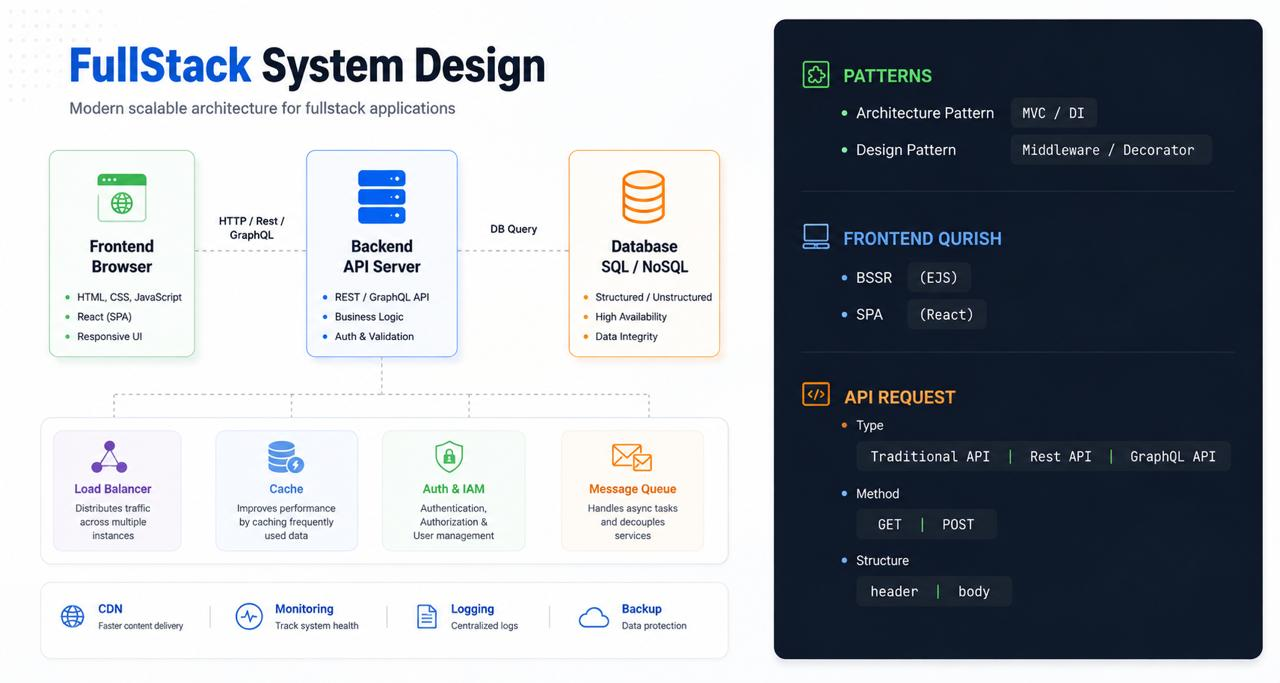
#> input picture materials/FSD.jpg, 1280 x 683 px
$ python debugging.py
#> lines starting #> are read from the running program, lines starting #| are printed output that depends on the picture
''' Packages and Debugging
(1) Python packages & Core Packages
(2) Package Manager & External Package
(3) Debugging
'''

from PIL import Image
import turtle
print("===== Python packages & Core Packages =====")
''' Python Packages/Modules: Core, File and External Packages'''
# [9 lines of commented-out code are left out]

print('------------------')
# open file and read content
my_file = open("materials/message.txt", "r")
#> (reads materials/message.txt from the repository)
try:
    content = my_file.read()
    print(" content:", content)
finally:
    my_file.close()

# with - Context Manager
with open("materials/message.txt", "r") as your_file:
    your_content = your_file.read()
    print(" content:", your_content)
print('Done')

print("===== Package Manager & External Package =====")
'''Package Managers
 Python > pip pipenv
 Node > npm yarn
 PHP > composer
 Mac > brew
 '''
# External Package: https://pypi.org/

with Image.open("materials/FSD.jpg") as img_obj:
#> img_obj is the input picture: PIL image 1280x683 RGB; mean R, G, B 162.1, 167.2, 173.7
    resized_img = img_obj.resize((200, 200))
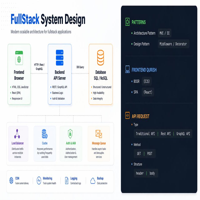
#> resized_img: PIL image 200x200 RGB; mean R, G, B 162.1, 167.2, 173.6
    resized_img.show()
    resized_img.save("materials/sample.png")

print("===== Debugging =====")


def get_summary(*args):  # DEFINE
    total_amount = 0
    for a in args:
        total_amount += a
    return total_amount  # find the bug via debugging


# CALL
test = 100
result = get_summary(10, 20, 30, 40, 50)
print("result:", result)
